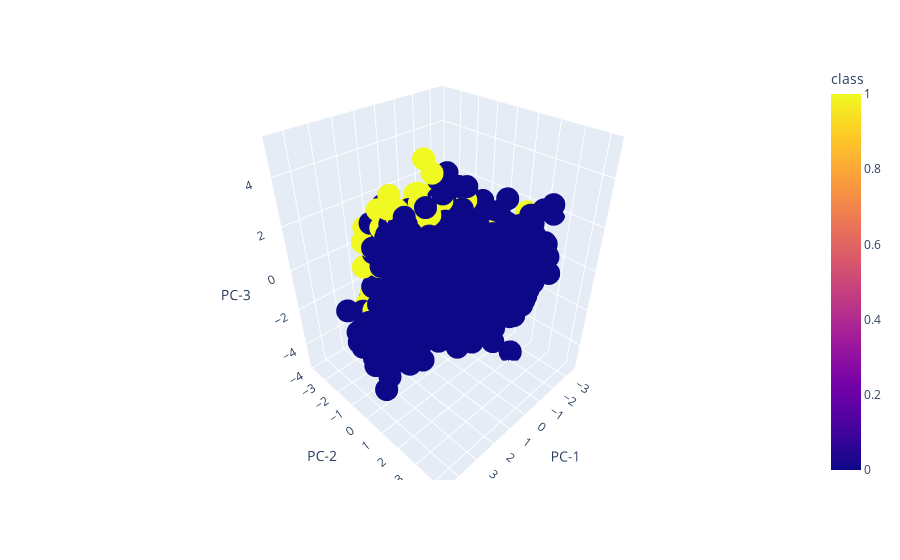

Source (notebook cell):
### Code cell
px.scatter_3d(pca_df,
x='PC-1',
y='PC-2',
z='PC-3',
color='class')

### Figure 1 — Plotly figure (JSON) as saved in the notebook; plotly's stock layout.template omitted (floating-point values rounded to 4 significant figures; data arrays with more than 128 entries replaced by an {"elided": "..."} marker saying what was removed)
{"data": [{"hovertemplate": "PC-1=%{x}<br>PC-2=%{y}<br>PC-3=%{z}<br>class=%{marker.color}<extra></extra>", "legendgroup": "", "marker": {"color": {"elided": "1950 int values"}, "coloraxis": "coloraxis", "symbol": "circle"}, "mode": "markers", "name": "", "scene": "scene", "showlegend": false, "type": "scatter3d", "x": {"elided": "1950 float values"}, "y": {"elided": "1950 float values"}, "z": {"elided": "1950 float values"}}], "layout": {"coloraxis": {"colorbar": {"title": {"text": "class"}}, "colorscale": [[0, "#0d0887"], [0.1111, "#46039f"], [0.2222, "#7201a8"], [0.3333, "#9c179e"], [0.4444, "#bd3786"], [0.5556, "#d8576b"], [0.6667, "#ed7953"], [0.7778, "#fb9f3a"], [0.8889, "#fdca26"], [1, "#f0f921"]]}, "legend": {"tracegroupgap": 0}, "margin": {"t": 60}, "scene": {"domain": {"x": [0, 1], "y": [0, 1]}, "xaxis": {"title": {"text": "PC-1"}}, "yaxis": {"title": {"text": "PC-2"}}, "zaxis": {"title": {"text": "PC-3"}}}}}
